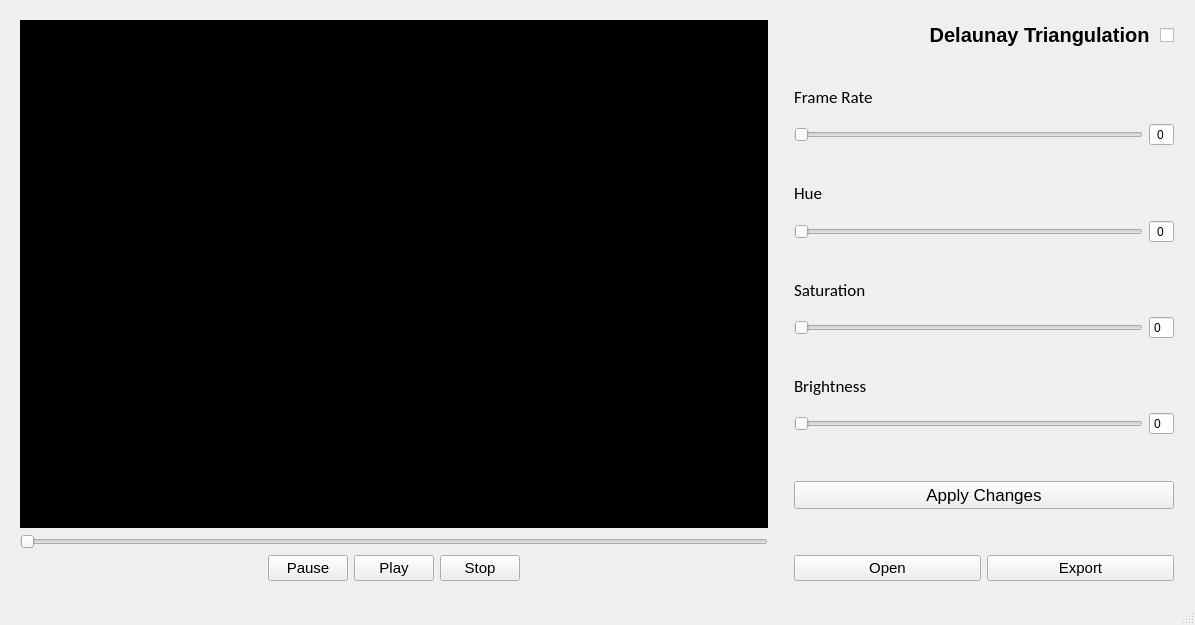
<?xml version="1.0" encoding="UTF-8"?>
<ui version="4.0">
 <class>MainWindow</class>
 <widget class="QMainWindow" name="MainWindow">
  <property name="geometry">
   <rect>
    <x>0</x>
    <y>0</y>
    <width>1195</width>
    <height>625</height>
   </rect>
  </property>
  <property name="font">
   <font>
    <pointsize>11</pointsize>
   </font>
  </property>
  <property name="windowTitle">
   <string>Delaunay's Dream</string>
  </property>
  <property name="windowIcon">
   <iconset>
    <normaloff>film.svg</normaloff>film.svg</iconset>
  </property>
  <property name="toolTip">
   <string/>
  </property>
  <property name="statusTip">
   <string>Delaunay's Dream</string>
  </property>
  <widget class="QWidget" name="centralwidget">
   <widget class="QWidget" name="layoutWidget">
    <property name="geometry">
     <rect>
      <x>0</x>
      <y>0</y>
      <width>1194</width>
      <height>601</height>
     </rect>
    </property>
    <layout class="QVBoxLayout" name="verticalLayout">
     <item>
      <spacer name="top_window_spacer">
       <property name="orientation">
        <enum>Qt::Horizontal</enum>
       </property>
       <property name="sizeHint" stdset="0">
        <size>
         <width>1058</width>
         <height>20</height>
        </size>
       </property>
      </spacer>
     </item>
     <item>
      <layout class="QHBoxLayout" name="horizontalLayout_9">
       <item>
        <spacer name="left_window_spacer">
         <property name="orientation">
          <enum>Qt::Vertical</enum>
         </property>
         <property name="sizeHint" stdset="0">
          <size>
           <width>20</width>
           <height>538</height>
          </size>
         </property>
        </spacer>
       </item>
       <item>
        <layout class="QHBoxLayout" name="horizontalLayout_8">
         <item>
          <layout class="QVBoxLayout" name="video_playback_layout">
           <item>
            <widget class="QLabel" name="video">
             <property name="statusTip">
              <string>filename.mp4</string>
             </property>
             <property name="styleSheet">
              <string notr="true">background-color: rgb(0, 0, 0);</string>
             </property>
             <property name="text">
              <string/>
             </property>
             <property name="pixmap">
              <pixmap>delauneys dream/image.jpg</pixmap>
             </property>
            </widget>
           </item>
           <item>
            <widget class="QSlider" name="playback_slider">
             <property name="toolTip">
              <string/>
             </property>
             <property name="statusTip">
              <string>0:00</string>
             </property>
             <property name="maximum">
              <number>99</number>
             </property>
             <property name="orientation">
              <enum>Qt::Horizontal</enum>
             </property>
            </widget>
           </item>
           <item>
            <layout class="QHBoxLayout" name="video_buttons_layout">
             <item>
              <spacer name="left_playback_spacer">
               <property name="orientation">
                <enum>Qt::Horizontal</enum>
               </property>
               <property name="sizeHint" stdset="0">
                <size>
                 <width>248</width>
                 <height>20</height>
                </size>
               </property>
              </spacer>
             </item>
             <item>
              <widget class="QPushButton" name="pause_button">
               <property name="font">
                <font>
                 <family>Arial</family>
                 <pointsize>11</pointsize>
                </font>
               </property>
               <property name="statusTip">
                <string>Pause</string>
               </property>
               <property name="text">
                <string>Pause</string>
               </property>
              </widget>
             </item>
             <item>
              <widget class="QPushButton" name="play_button">
               <property name="font">
                <font>
                 <family>Arial</family>
                 <pointsize>11</pointsize>
                </font>
               </property>
               <property name="statusTip">
                <string>Play</string>
               </property>
               <property name="text">
                <string>Play</string>
               </property>
              </widget>
             </item>
             <item>
              <widget class="QPushButton" name="stop_button">
               <property name="font">
                <font>
                 <family>Arial</family>
                 <pointsize>11</pointsize>
                </font>
               </property>
               <property name="statusTip">
                <string>Stop</string>
               </property>
               <property name="text">
                <string>Stop</string>
               </property>
              </widget>
             </item>
             <item>
              <spacer name="right_playback_spacer">
               <property name="orientation">
                <enum>Qt::Horizontal</enum>
               </property>
               <property name="sizeHint" stdset="0">
                <size>
                 <width>248</width>
                 <height>20</height>
                </size>
               </property>
              </spacer>
             </item>
            </layout>
           </item>
          </layout>
         </item>
         <item>
          <spacer name="middle_window_spacer">
           <property name="orientation">
            <enum>Qt::Vertical</enum>
           </property>
           <property name="sizeHint" stdset="0">
            <size>
             <width>20</width>
             <height>498</height>
            </size>
           </property>
          </spacer>
         </item>
         <item>
          <layout class="QVBoxLayout" name="side_panel_layout">
           <item>
            <widget class="QCheckBox" name="triangulation_check_box">
             <property name="font">
              <font>
               <family>Arial</family>
               <pointsize>15</pointsize>
               <weight>75</weight>
               <bold>true</bold>
              </font>
             </property>
             <property name="statusTip">
              <string>Triangulate Filter</string>
             </property>
             <property name="layoutDirection">
              <enum>Qt::RightToLeft</enum>
             </property>
             <property name="text">
              <string>Delaunay Triangulation </string>
             </property>
             <property name="iconSize">
              <size>
               <width>16</width>
               <height>16</height>
              </size>
             </property>
             <property name="tristate">
              <bool>false</bool>
             </property>
            </widget>
           </item>
           <item>
            <spacer name="triangulate_frame_spacer">
             <property name="orientation">
              <enum>Qt::Horizontal</enum>
             </property>
             <property name="sizeHint" stdset="0">
              <size>
               <width>228</width>
               <height>20</height>
              </size>
             </property>
            </spacer>
           </item>
           <item>
            <widget class="QLabel" name="frame_rate_label">
             <property name="font">
              <font>
               <family>Calibri</family>
               <pointsize>13</pointsize>
              </font>
             </property>
             <property name="text">
              <string>Frame Rate</string>
             </property>
            </widget>
           </item>
           <item>
            <layout class="QHBoxLayout" name="frame_rate_layout">
             <item>
              <widget class="QSlider" name="frame_rate_slider">
               <property name="statusTip">
                <string>Adjust Frame Rate</string>
               </property>
               <property name="orientation">
                <enum>Qt::Horizontal</enum>
               </property>
              </widget>
             </item>
             <item>
              <widget class="QSpinBox" name="frame_rate_spinBox">
               <property name="font">
                <font>
                 <family>Arial</family>
                 <pointsize>9</pointsize>
                </font>
               </property>
               <property name="statusTip">
                <string>Adjust Frame Rate</string>
               </property>
               <property name="alignment">
                <set>Qt::AlignCenter</set>
               </property>
               <property name="buttonSymbols">
                <enum>QAbstractSpinBox::NoButtons</enum>
               </property>
               <property name="maximum">
                <number>99</number>
               </property>
              </widget>
             </item>
            </layout>
           </item>
           <item>
            <spacer name="frame_hue_spacer">
             <property name="orientation">
              <enum>Qt::Horizontal</enum>
             </property>
             <property name="sizeHint" stdset="0">
              <size>
               <width>228</width>
               <height>20</height>
              </size>
             </property>
            </spacer>
           </item>
           <item>
            <widget class="QLabel" name="hue_Label">
             <property name="font">
              <font>
               <family>Calibri</family>
               <pointsize>13</pointsize>
              </font>
             </property>
             <property name="text">
              <string>Hue</string>
             </property>
            </widget>
           </item>
           <item>
            <layout class="QHBoxLayout" name="hue_layout">
             <item>
              <widget class="QSlider" name="hue_slider">
               <property name="statusTip">
                <string>Adjust Hue</string>
               </property>
               <property name="orientation">
                <enum>Qt::Horizontal</enum>
               </property>
              </widget>
             </item>
             <item>
              <widget class="QSpinBox" name="hue_spinBox">
               <property name="font">
                <font>
                 <family>Arial</family>
                 <pointsize>9</pointsize>
                </font>
               </property>
               <property name="statusTip">
                <string>Adjust Hue</string>
               </property>
               <property name="alignment">
                <set>Qt::AlignCenter</set>
               </property>
               <property name="buttonSymbols">
                <enum>QAbstractSpinBox::NoButtons</enum>
               </property>
               <property name="maximum">
                <number>99</number>
               </property>
              </widget>
             </item>
            </layout>
           </item>
           <item>
            <spacer name="hue_saturation_spacer">
             <property name="orientation">
              <enum>Qt::Horizontal</enum>
             </property>
             <property name="sizeHint" stdset="0">
              <size>
               <width>228</width>
               <height>20</height>
              </size>
             </property>
            </spacer>
           </item>
           <item>
            <widget class="QLabel" name="saturation_label">
             <property name="font">
              <font>
               <family>Calibri</family>
               <pointsize>13</pointsize>
              </font>
             </property>
             <property name="text">
              <string>Saturation</string>
             </property>
            </widget>
           </item>
           <item>
            <layout class="QHBoxLayout" name="saturation_layout">
             <item>
              <widget class="QSlider" name="saturation_slider">
               <property name="statusTip">
                <string>Adjust Saturation</string>
               </property>
               <property name="orientation">
                <enum>Qt::Horizontal</enum>
               </property>
              </widget>
             </item>
             <item>
              <widget class="QSpinBox" name="saturation_spinBox">
               <property name="font">
                <font>
                 <family>Arial</family>
                 <pointsize>9</pointsize>
                </font>
               </property>
               <property name="statusTip">
                <string>Adjust Saturation</string>
               </property>
               <property name="buttonSymbols">
                <enum>QAbstractSpinBox::NoButtons</enum>
               </property>
               <property name="maximum">
                <number>99</number>
               </property>
              </widget>
             </item>
            </layout>
           </item>
           <item>
            <spacer name="saturation_brightness_spacer">
             <property name="orientation">
              <enum>Qt::Horizontal</enum>
             </property>
             <property name="sizeHint" stdset="0">
              <size>
               <width>228</width>
               <height>20</height>
              </size>
             </property>
            </spacer>
           </item>
           <item>
            <widget class="QLabel" name="brightness_label">
             <property name="font">
              <font>
               <family>Calibri</family>
               <pointsize>13</pointsize>
              </font>
             </property>
             <property name="text">
              <string>Brightness</string>
             </property>
            </widget>
           </item>
           <item>
            <layout class="QHBoxLayout" name="brightness_layout">
             <item>
              <widget class="QSlider" name="brightness_slider">
               <property name="statusTip">
                <string>Adjust Brightness</string>
               </property>
               <property name="orientation">
                <enum>Qt::Horizontal</enum>
               </property>
              </widget>
             </item>
             <item>
              <widget class="QSpinBox" name="brightness_spinBox">
               <property name="font">
                <font>
                 <family>Arial</family>
                 <pointsize>9</pointsize>
                </font>
               </property>
               <property name="statusTip">
                <string>Adjust Brightness</string>
               </property>
               <property name="buttonSymbols">
                <enum>QAbstractSpinBox::NoButtons</enum>
               </property>
               <property name="maximum">
                <number>99</number>
               </property>
              </widget>
             </item>
            </layout>
           </item>
           <item>
            <spacer name="brightness_apply_spacer">
             <property name="orientation">
              <enum>Qt::Horizontal</enum>
             </property>
             <property name="sizeHint" stdset="0">
              <size>
               <width>228</width>
               <height>20</height>
              </size>
             </property>
            </spacer>
           </item>
           <item>
            <spacer name="above_apply_spacer">
             <property name="orientation">
              <enum>Qt::Horizontal</enum>
             </property>
             <property name="sizeHint" stdset="0">
              <size>
               <width>228</width>
               <height>20</height>
              </size>
             </property>
            </spacer>
           </item>
           <item>
            <widget class="QPushButton" name="apply_changes_button">
             <property name="font">
              <font>
               <family>Arial</family>
               <pointsize>13</pointsize>
              </font>
             </property>
             <property name="statusTip">
              <string>Apply Changes</string>
             </property>
             <property name="text">
              <string>Apply Changes</string>
             </property>
            </widget>
           </item>
           <item>
            <spacer name="below_apply_spacer">
             <property name="orientation">
              <enum>Qt::Horizontal</enum>
             </property>
             <property name="sizeHint" stdset="0">
              <size>
               <width>228</width>
               <height>20</height>
              </size>
             </property>
            </spacer>
           </item>
           <item>
            <spacer name="above_open_export_spacer">
             <property name="orientation">
              <enum>Qt::Horizontal</enum>
             </property>
             <property name="sizeHint" stdset="0">
              <size>
               <width>228</width>
               <height>20</height>
              </size>
             </property>
            </spacer>
           </item>
           <item>
            <layout class="QHBoxLayout" name="open_export_layout">
             <item>
              <widget class="QPushButton" name="open_button">
               <property name="statusTip">
                <string>Open File</string>
               </property>
               <property name="text">
                <string>Open</string>
               </property>
              </widget>
             </item>
             <item>
              <widget class="QPushButton" name="export_button">
               <property name="statusTip">
                <string>Save As...</string>
               </property>
               <property name="text">
                <string>Export</string>
               </property>
              </widget>
             </item>
            </layout>
           </item>
          </layout>
         </item>
        </layout>
       </item>
       <item>
        <spacer name="right_window_spacer">
         <property name="orientation">
          <enum>Qt::Vertical</enum>
         </property>
         <property name="sizeHint" stdset="0">
          <size>
           <width>20</width>
           <height>538</height>
          </size>
         </property>
        </spacer>
       </item>
      </layout>
     </item>
     <item>
      <spacer name="bottom_window_spacer">
       <property name="orientation">
        <enum>Qt::Horizontal</enum>
       </property>
       <property name="sizeHint" stdset="0">
        <size>
         <width>1058</width>
         <height>20</height>
        </size>
       </property>
      </spacer>
     </item>
    </layout>
   </widget>
  </widget>
  <widget class="QStatusBar" name="statusbar"/>
  <action name="actionOpen">
   <property name="text">
    <string>Open</string>
   </property>
  </action>
  <action name="actionSave">
   <property name="text">
    <string>Save</string>
   </property>
  </action>
  <action name="actionSave_As">
   <property name="text">
    <string>Save As...</string>
   </property>
  </action>
  <action name="actionNew">
   <property name="text">
    <string>New</string>
   </property>
  </action>
  <action name="actionNew_Window">
   <property name="text">
    <string>New Window</string>
   </property>
  </action>
 </widget>
 <resources/>
 <connections>
  <connection>
   <sender>frame_rate_spinBox</sender>
   <signal>valueChanged(int)</signal>
   <receiver>frame_rate_slider</receiver>
   <slot>setValue(int)</slot>
   <hints>
    <hint type="sourcelabel">
     <x>1158</x>
     <y>122</y>
    </hint>
    <hint type="destinationlabel">
     <x>1133</x>
     <y>129</y>
    </hint>
   </hints>
  </connection>
  <connection>
   <sender>frame_rate_slider</sender>
   <signal>valueChanged(int)</signal>
   <receiver>frame_rate_spinBox</receiver>
   <slot>setValue(int)</slot>
   <hints>
    <hint type="sourcelabel">
     <x>1090</x>
     <y>132</y>
    </hint>
    <hint type="destinationlabel">
     <x>1157</x>
     <y>137</y>
    </hint>
   </hints>
  </connection>
  <connection>
   <sender>hue_slider</sender>
   <signal>valueChanged(int)</signal>
   <receiver>hue_spinBox</receiver>
   <slot>setValue(int)</slot>
   <hints>
    <hint type="sourcelabel">
     <x>1125</x>
     <y>209</y>
    </hint>
    <hint type="destinationlabel">
     <x>1145</x>
     <y>214</y>
    </hint>
   </hints>
  </connection>
  <connection>
   <sender>hue_spinBox</sender>
   <signal>valueChanged(int)</signal>
   <receiver>hue_slider</receiver>
   <slot>setValue(int)</slot>
   <hints>
    <hint type="sourcelabel">
     <x>1146</x>
     <y>221</y>
    </hint>
    <hint type="destinationlabel">
     <x>1137</x>
     <y>221</y>
    </hint>
   </hints>
  </connection>
  <connection>
   <sender>saturation_slider</sender>
   <signal>valueChanged(int)</signal>
   <receiver>saturation_spinBox</receiver>
   <slot>setValue(int)</slot>
   <hints>
    <hint type="sourcelabel">
     <x>1122</x>
     <y>294</y>
    </hint>
    <hint type="destinationlabel">
     <x>1149</x>
     <y>294</y>
    </hint>
   </hints>
  </connection>
  <connection>
   <sender>saturation_spinBox</sender>
   <signal>valueChanged(int)</signal>
   <receiver>saturation_slider</receiver>
   <slot>setValue(int)</slot>
   <hints>
    <hint type="sourcelabel">
     <x>1147</x>
     <y>306</y>
    </hint>
    <hint type="destinationlabel">
     <x>1129</x>
     <y>306</y>
    </hint>
   </hints>
  </connection>
  <connection>
   <sender>brightness_slider</sender>
   <signal>valueChanged(int)</signal>
   <receiver>brightness_spinBox</receiver>
   <slot>setValue(int)</slot>
   <hints>
    <hint type="sourcelabel">
     <x>1097</x>
     <y>388</y>
    </hint>
    <hint type="destinationlabel">
     <x>1148</x>
     <y>388</y>
    </hint>
   </hints>
  </connection>
  <connection>
   <sender>brightness_spinBox</sender>
   <signal>valueChanged(int)</signal>
   <receiver>brightness_slider</receiver>
   <slot>setValue(int)</slot>
   <hints>
    <hint type="sourcelabel">
     <x>1152</x>
     <y>377</y>
    </hint>
    <hint type="destinationlabel">
     <x>1124</x>
     <y>377</y>
    </hint>
   </hints>
  </connection>
  <connection>
   <sender>apply_changes_button</sender>
   <signal>toggled(bool)</signal>
   <receiver>video</receiver>
   <slot>clear()</slot>
   <hints>
    <hint type="sourcelabel">
     <x>926</x>
     <y>474</y>
    </hint>
    <hint type="destinationlabel">
     <x>845</x>
     <y>463</y>
    </hint>
   </hints>
  </connection>
  <connection>
   <sender>open_button</sender>
   <signal>toggled(bool)</signal>
   <receiver>video</receiver>
   <slot>clear()</slot>
   <hints>
    <hint type="sourcelabel">
     <x>960</x>
     <y>554</y>
    </hint>
    <hint type="destinationlabel">
     <x>850</x>
     <y>493</y>
    </hint>
   </hints>
  </connection>
  <connection>
   <sender>export_button</sender>
   <signal>toggled(bool)</signal>
   <receiver>video</receiver>
   <slot>clear()</slot>
   <hints>
    <hint type="sourcelabel">
     <x>1063</x>
     <y>552</y>
    </hint>
    <hint type="destinationlabel">
     <x>868</x>
     <y>492</y>
    </hint>
   </hints>
  </connection>
  <connection>
   <sender>triangulation_check_box</sender>
   <signal>toggled(bool)</signal>
   <receiver>apply_changes_button</receiver>
   <slot>setChecked(bool)</slot>
   <hints>
    <hint type="sourcelabel">
     <x>930</x>
     <y>38</y>
    </hint>
    <hint type="destinationlabel">
     <x>939</x>
     <y>462</y>
    </hint>
   </hints>
  </connection>
  <connection>
   <sender>playback_slider</sender>
   <signal>valueChanged(int)</signal>
   <receiver>video</receiver>
   <slot>setNum(int)</slot>
   <hints>
    <hint type="sourcelabel">
     <x>356</x>
     <y>524</y>
    </hint>
    <hint type="destinationlabel">
     <x>356</x>
     <y>505</y>
    </hint>
   </hints>
  </connection>
  <connection>
   <sender>pause_button</sender>
   <signal>toggled(bool)</signal>
   <receiver>video</receiver>
   <slot>clear()</slot>
   <hints>
    <hint type="sourcelabel">
     <x>384</x>
     <y>550</y>
    </hint>
    <hint type="destinationlabel">
     <x>392</x>
     <y>478</y>
    </hint>
   </hints>
  </connection>
  <connection>
   <sender>play_button</sender>
   <signal>toggled(bool)</signal>
   <receiver>video</receiver>
   <slot>clear()</slot>
   <hints>
    <hint type="sourcelabel">
     <x>448</x>
     <y>555</y>
    </hint>
    <hint type="destinationlabel">
     <x>444</x>
     <y>462</y>
    </hint>
   </hints>
  </connection>
  <connection>
   <sender>stop_button</sender>
   <signal>toggled(bool)</signal>
   <receiver>video</receiver>
   <slot>clear()</slot>
   <hints>
    <hint type="sourcelabel">
     <x>527</x>
     <y>560</y>
    </hint>
    <hint type="destinationlabel">
     <x>548</x>
     <y>461</y>
    </hint>
   </hints>
  </connection>
 </connections>
</ui>
